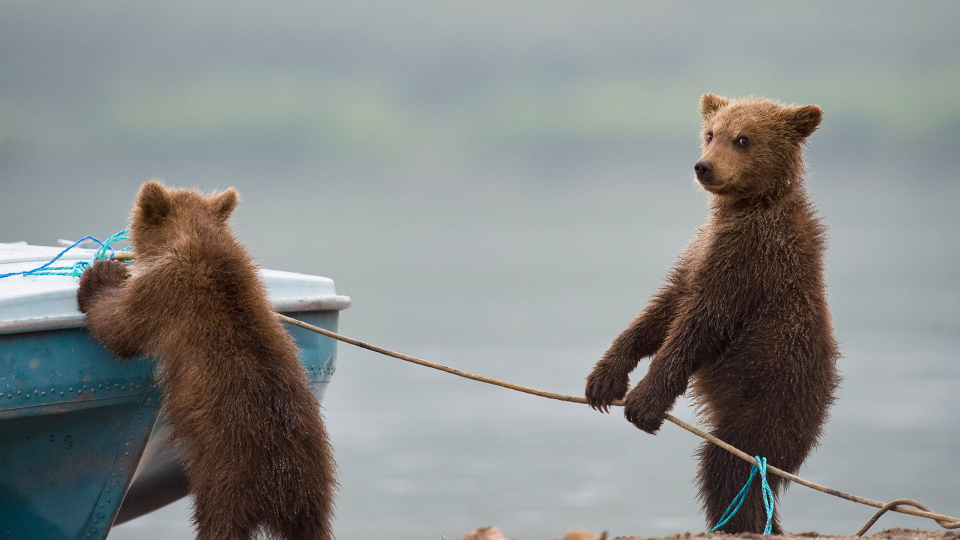
#> input picture ml/edge-detection/input/bear.png, 1920 x 1080 px (shown at 1/2 size)
$ python model.py
#> lines starting #> are read from the running program, lines starting #| are printed output that depends on the picture; after the words box and inside, x2 and y2 are one past the last pixel; in counts of white or black regions, pixels touching at a corner belong together
import io
from PIL import Image
import cv2
import numpy as np


def edge_detection(f: bytes) -> bytes:
    """
    Converts a full-color image into an image with only the image edges

    Args:
        f: binary file representing an image JPG or PNG

    Returns:
        A binary file representing an image JPG or PNG
    """

    image = np.array(Image.open(io.BytesIO(f)))
#> image is the input picture: shape (1080, 1920, 3); mean R, G, B 137, 139.9, 138.7

    gray_image = cv2.cvtColor(image, cv2.COLOR_BGR2GRAY)
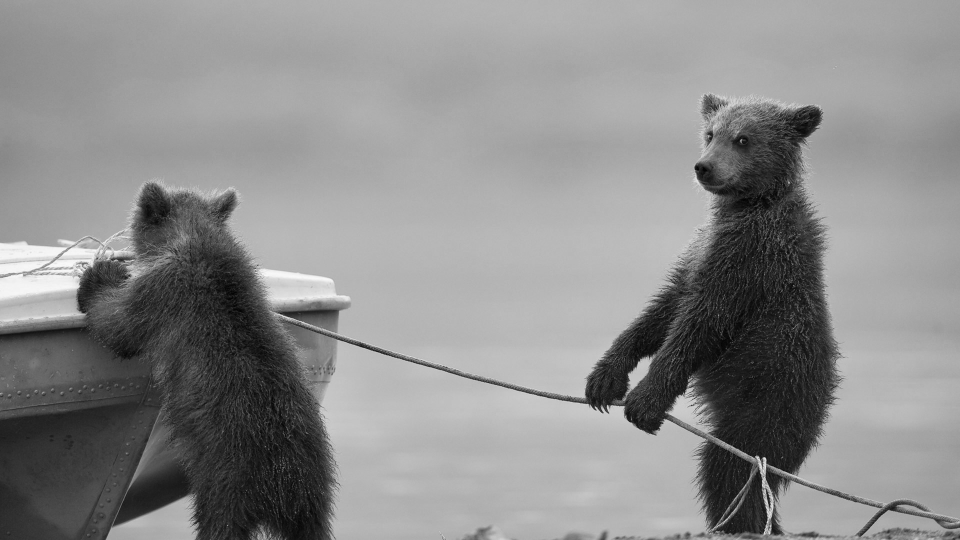
#> gray_image: shape (1080, 1920) (shown at 1/2 size); min 1, max 255, mean 139.2

    edges = cv2.Canny(gray_image, 200, 400)
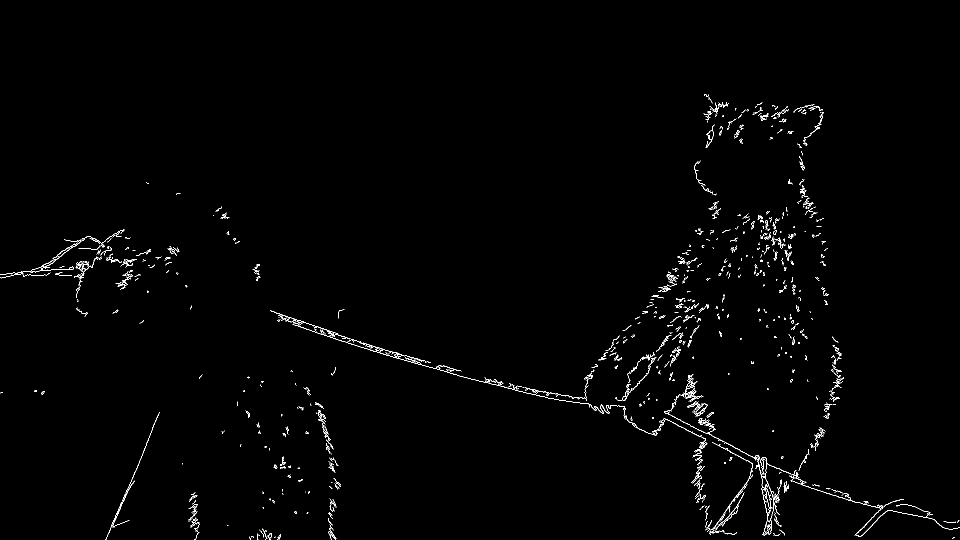
#> edges: shape (1080, 1920) (shown at 1/2 size); 0.93% white in thin lines or dots, all inside (x1, y1, x2, y2) = (0, 188, 1920, 1080)

    is_success, im_buf_arr = cv2.imencode(".jpg", edges)

    byte_im = im_buf_arr.tobytes()

    return byte_im


if __name__ == "__main__":
    with open("../../public/bear.png", 'rb') as f:
        r = f.read()

    res = edge_detection(r)

    image = np.array(Image.open(io.BytesIO(res)))
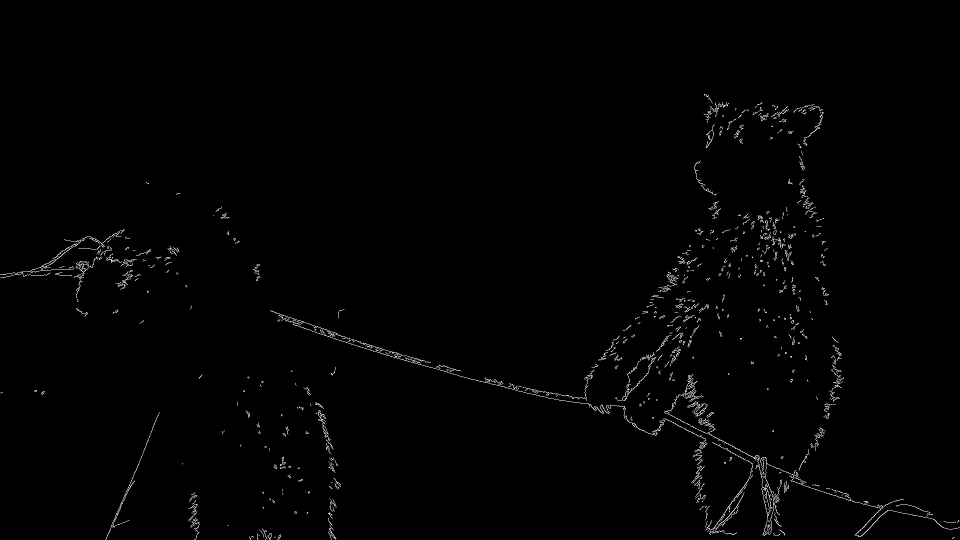
#> image: shape (1080, 1920) (shown at 1/2 size); min 0, max 255, mean 2.4

    import matplotlib.pyplot as plt

    plt.imshow(image, cmap="gray")

    plt.show()
